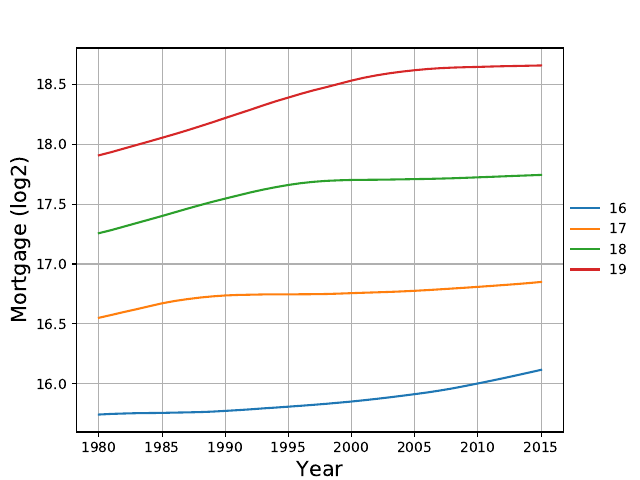

Write Python code to recreate this figure.
import tensorflow as tf
import matplotlib
matplotlib.use('Agg')
import numpy as np
import statsmodels.api as sm
from deed_data import deed
import pandas as pd
from statsmodels.sandbox.predict_functional import predict_functional
from matplotlib.backends.backend_pdf import PdfPages
import matplotlib.pyplot as plt

deed.columns = [x.replace(" ", "_") for x in deed.columns]

mort = deed.copy()
mort = mort.loc[pd.notnull(mort["MORTGAGE_AMOUNT"]), :]

mort["year"] = np.floor(1960 + mort.SALE_DATE / 365.25)

mort = mort.loc[mort.SALE_AMOUNT >= 50000, :]
mort = mort.loc[mort.SALE_AMOUNT <= 1000000, :]

mort = mort.loc[mort.MORTGAGE_AMOUNT >= 0.5*mort.SALE_AMOUNT, :]
mort = mort.loc[mort.MORTGAGE_AMOUNT <= mort.SALE_AMOUNT, :]

mort["log_MORTGAGE_AMOUNT"] = np.log2(mort.MORTGAGE_AMOUNT)
mort["log_SALE_AMOUNT"] = np.log2(mort.SALE_AMOUNT)

mort = mort.loc[mort.SALE_DATE >= 365.25*20]
mort = mort[["log_MORTGAGE_AMOUNT", "log_SALE_AMOUNT", "SALE_DATE", "FIPS", "year"]].dropna()

mort_amt = np.array(mort.log_MORTGAGE_AMOUNT.values, dtype=np.float32)
sale_amt = np.array(mort.log_SALE_AMOUNT.values, dtype=np.float32)
year = np.array(mort.year.values, dtype=np.float32)

def normalize(x, z):
    return (x - z.min()) / (z.max() - z.min())

def input_fn():

    mort_amt1 = normalize(mort_amt, mort_amt)
    sale_amt1 = normalize(sale_amt, sale_amt)
    year1 = normalize(year, year)
    feature_cols = {'sale_amt': tf.constant(sale_amt1), 'year': tf.constant(year1)}
    response = tf.constant(mort_amt1)

    return feature_cols, response

def gen_predict_fn(z):
    def predict_fn():

        mort_amt1 = np.zeros(shape=2016-1980, dtype=np.float32)
        sale_amt1 = np.array(z*np.ones(shape=2016-1980), dtype=np.float32)
        year1 = np.arange(1980, 2016).astype(np.float32)

        mort_amt1 = normalize(mort_amt1, mort_amt)
        sale_amt1 = normalize(sale_amt1, sale_amt)
        year1 = normalize(year1, year)
        feature_cols = {"sale_amt": tf.constant(sale_amt1), "year": tf.constant(year1)}
        response = tf.constant(mort_amt1)

        return feature_cols, response
        
    return predict_fn


features = [tf.contrib.layers.real_valued_column("sale_amt", dimension=1),
            tf.contrib.layers.real_valued_column("year", dimension=1)]

estimator = tf.contrib.learn.DNNRegressor(feature_columns=features, hidden_units=[512, 256])
estimator.fit(input_fn=input_fn, steps=100)

pdf = PdfPages("mortgage_tf.pdf")

plt.clf()
plt.axes([0.12, 0.1, 0.76, 0.8])

for p in 16,17,18,19:
    z = []
    for x in estimator.predict(input_fn=gen_predict_fn(p)):
        z.append(x)
    z = np.asarray(z)
    z = z * (mort_amt.max() - mort_amt.min()) + mort_amt.min()
    plt.plot(np.arange(1980, 2016), z, '-', label=str(p))

ha,lb = plt.gca().get_legend_handles_labels()
leg = plt.figlegend(ha, lb, "center right")
leg.draw_frame(False)
plt.grid(True)
plt.xlabel("Year", size=15)
plt.ylabel("Mortgage (log2)", size=15)
pdf.savefig()

pdf.close()
